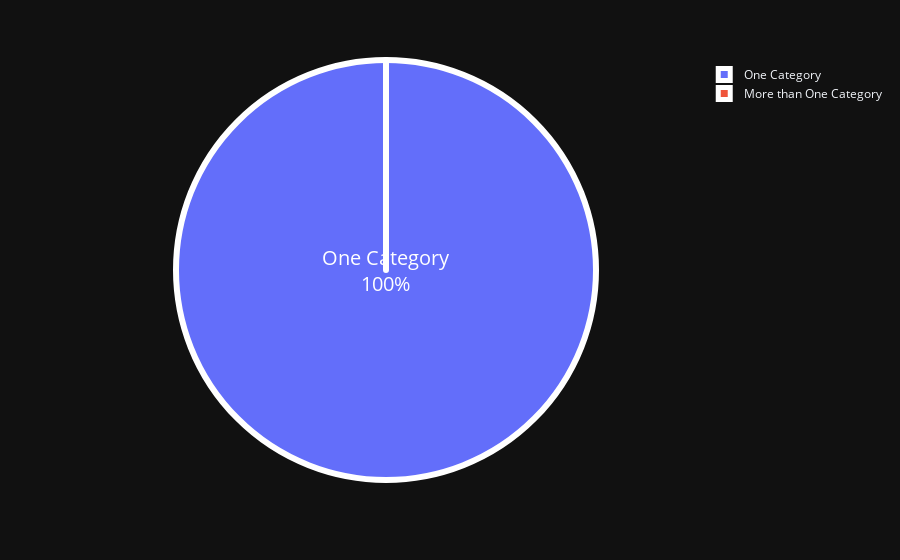

The notebook cell saved with this chart:
### Code cell
number_of_prod = df.groupby('Order ID')['Fulfillment Time'].nunique().sort_values(ascending=False)
number_of_prod
number_of_prod_df = pd.DataFrame(list(number_of_prod.items()), columns=['Order ID', 'Quantity'])

a = number_of_prod_df[number_of_prod_df['Quantity'] == 1].value_counts().sum()
b = number_of_prod_df[number_of_prod_df['Quantity'] != 1].value_counts().sum()

data = {'Order': ['One Category', 'More than One Category'], 'Customer_Counts': [a, b]}

category_counts = pd.DataFrame.from_dict(data)

fig = px.pie(category_counts, 
             values = category_counts.Customer_Counts, 
             names = category_counts.Order,
             template = 'plotly_dark')
fig.update_traces(textposition='inside', textinfo='percent+label', textfont_size=20,
                  marker = dict(line = dict(color = 'white', width = 6)))
fig.show()

### Figure 1 — Plotly figure (JSON) as saved in the notebook; plotly's stock layout.template omitted (floating-point values rounded to 4 significant figures)
{"data": [{"domain": {"x": [0, 1], "y": [0, 1]}, "hovertemplate": "Order=%{label}<br>Customer_Counts=%{value}<extra></extra>", "labels": ["One Category", "More than One Category"], "legendgroup": "", "marker": {"line": {"color": "white", "width": 6}}, "name": "", "showlegend": true, "textfont": {"size": 20}, "textinfo": "percent+label", "textposition": "inside", "type": "pie", "values": [4687, 0]}], "layout": {"legend": {"tracegroupgap": 0}, "margin": {"t": 60}}}
